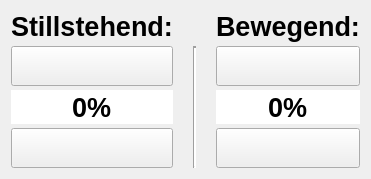
          <widget class="QWidget" name="Beep_tab">
           <property name="autoFillBackground">
            <bool>true</bool>
           </property>
           <property name="styleSheet">
            <string notr="true"/>
           </property>
           <attribute name="icon">
            <iconset resource="UI-Resources.qrc">
             <normaloff>:/Icons/Beep-icon-dark.png</normaloff>
             <activeon>:/Icons/Beep-icon-red.png</activeon>:/Icons/Beep-icon-dark.png</iconset>
           </attribute>
           <attribute name="title">
            <string>Piepsen</string>
           </attribute>
           <layout class="QVBoxLayout" name="verticalLayout_8">
            <item>
             <layout class="QGridLayout" name="Beep_Layout" rowstretch="0,0,0,0,0" columnstretch="0,0,0">
              <property name="sizeConstraint">
               <enum>QLayout::SetDefaultConstraint</enum>
              </property>
              <property name="horizontalSpacing">
               <number>20</number>
              </property>
              <property name="verticalSpacing">
               <number>4</number>
              </property>
              <item row="1" column="0">
               <widget class="QLabel" name="Stillstehend_Beep_Freq_Label">
                <property name="font">
                 <font>
                  <pointsize>20</pointsize>
                  <bold>true</bold>
                 </font>
                </property>
                <property name="focusPolicy">
                 <enum>Qt::NoFocus</enum>
                </property>
                <property name="accessibleName">
                 <string>Stillstehend Piepsen Überschrift</string>
                </property>
                <property name="text">
                 <string>Stillstehend:</string>
                </property>
               </widget>
              </item>
              <item row="2" column="0">
               <widget class="QPushButton" name="Stillstehend_Beep_Freq_erhoehen">
                <property name="sizePolicy">
                 <sizepolicy hsizetype="Minimum" vsizetype="MinimumExpanding">
                  <horstretch>0</horstretch>
                  <verstretch>0</verstretch>
                 </sizepolicy>
                </property>
                <property name="minimumSize">
                 <size>
                  <width>0</width>
                  <height>40</height>
                 </size>
                </property>
                <property name="maximumSize">
                 <size>
                  <width>16777215</width>
                  <height>60</height>
                 </size>
                </property>
                <property name="accessibleName">
                 <string>Stillstehende Piepsfrequenz um 5% erhöhen Taste</string>
                </property>
                <property name="text">
                 <string/>
                </property>
                <property name="icon">
                 <iconset resource="UI-Resources.qrc">
                  <normaloff>:/Icons/Chevron_Up_inverted.png</normaloff>:/Icons/Chevron_Up_inverted.png</iconset>
                </property>
               </widget>
              </item>
              <item row="3" column="0">
               <widget class="QSpinBox" name="Stillstehend_Beep_Freq">
                <property name="sizePolicy">
                 <sizepolicy hsizetype="Preferred" vsizetype="Preferred">
                  <horstretch>0</horstretch>
                  <verstretch>0</verstretch>
                 </sizepolicy>
                </property>
                <property name="font">
                 <font>
                  <pointsize>20</pointsize>
                  <bold>true</bold>
                 </font>
                </property>
                <property name="cursor">
                 <cursorShape>BlankCursor</cursorShape>
                </property>
                <property name="focusPolicy">
                 <enum>Qt::NoFocus</enum>
                </property>
                <property name="accessibleName">
                 <string>Stillstehende Piepsrequenz %</string>
                </property>
                <property name="wrapping">
                 <bool>false</bool>
                </property>
                <property name="frame">
                 <bool>false</bool>
                </property>
                <property name="alignment">
                 <set>Qt::AlignCenter</set>
                </property>
                <property name="readOnly">
                 <bool>false</bool>
                </property>
                <property name="buttonSymbols">
                 <enum>QAbstractSpinBox::NoButtons</enum>
                </property>
                <property name="keyboardTracking">
                 <bool>false</bool>
                </property>
                <property name="suffix">
                 <string>%</string>
                </property>
                <property name="maximum">
                 <number>100</number>
                </property>
                <property name="singleStep">
                 <number>5</number>
                </property>
               </widget>
              </item>
              <item row="4" column="0">
               <widget class="QPushButton" name="Stillstehend_Beep_Freq_verringern">
                <property name="sizePolicy">
                 <sizepolicy hsizetype="Minimum" vsizetype="MinimumExpanding">
                  <horstretch>0</horstretch>
                  <verstretch>0</verstretch>
                 </sizepolicy>
                </property>
                <property name="minimumSize">
                 <size>
                  <width>0</width>
                  <height>40</height>
                 </size>
                </property>
                <property name="maximumSize">
                 <size>
                  <width>16777215</width>
                  <height>60</height>
                 </size>
                </property>
                <property name="accessibleName">
                 <string>Stillstehende Piepsrequenz um 5% verringern Taste</string>
                </property>
                <property name="text">
                 <string/>
                </property>
                <property name="icon">
                 <iconset resource="UI-Resources.qrc">
                  <normaloff>:/Icons/Chevron_down_inverted.png</normaloff>:/Icons/Chevron_down_inverted.png</iconset>
                </property>
               </widget>
              </item>
              <item row="1" column="2">
               <widget class="QLabel" name="Bewegend_Beep_Freq_Label">
                <property name="font">
                 <font>
                  <pointsize>20</pointsize>
                  <bold>true</bold>
                 </font>
                </property>
                <property name="focusPolicy">
                 <enum>Qt::NoFocus</enum>
                </property>
                <property name="accessibleName">
                 <string>Bewegend Piepsen Überschrift</string>
                </property>
                <property name="autoFillBackground">
                 <bool>false</bool>
                </property>
                <property name="text">
                 <string>Bewegend:</string>
                </property>
               </widget>
              </item>
              <item row="2" column="2">
               <widget class="QPushButton" name="Bewegend_Beep_Freq_erhoehen">
                <property name="sizePolicy">
                 <sizepolicy hsizetype="Minimum" vsizetype="MinimumExpanding">
                  <horstretch>0</horstretch>
                  <verstretch>0</verstretch>
                 </sizepolicy>
                </property>
                <property name="minimumSize">
                 <size>
                  <width>0</width>
                  <height>40</height>
                 </size>
                </property>
                <property name="maximumSize">
                 <size>
                  <width>16777215</width>
                  <height>60</height>
                 </size>
                </property>
                <property name="accessibleName">
                 <string>Bewegende Piepsfrequenz um 5% erhöhen Taste</string>
                </property>
                <property name="text">
                 <string/>
                </property>
                <property name="icon">
                 <iconset resource="UI-Resources.qrc">
                  <normaloff>:/Icons/Chevron_Up_inverted.png</normaloff>:/Icons/Chevron_Up_inverted.png</iconset>
                </property>
               </widget>
              </item>
              <item row="3" column="2">
               <widget class="QSpinBox" name="Bewegend_Beep_Freq">
                <property name="sizePolicy">
                 <sizepolicy hsizetype="Minimum" vsizetype="Preferred">
                  <horstretch>0</horstretch>
                  <verstretch>0</verstretch>
                 </sizepolicy>
                </property>
                <property name="font">
                 <font>
                  <pointsize>20</pointsize>
                  <bold>true</bold>
                 </font>
                </property>
                <property name="cursor">
                 <cursorShape>BlankCursor</cursorShape>
                </property>
                <property name="mouseTracking">
                 <bool>false</bool>
                </property>
                <property name="focusPolicy">
                 <enum>Qt::NoFocus</enum>
                </property>
                <property name="accessibleName">
                 <string>Bewegende Piepsfrequenz %</string>
                </property>
                <property name="frame">
                 <bool>false</bool>
                </property>
                <property name="alignment">
                 <set>Qt::AlignCenter</set>
                </property>
                <property name="readOnly">
                 <bool>false</bool>
                </property>
                <property name="buttonSymbols">
                 <enum>QAbstractSpinBox::NoButtons</enum>
                </property>
                <property name="keyboardTracking">
                 <bool>false</bool>
                </property>
                <property name="suffix">
                 <string notr="true">%</string>
                </property>
                <property name="maximum">
                 <number>100</number>
                </property>
                <property name="singleStep">
                 <number>5</number>
                </property>
               </widget>
              </item>
              <item row="4" column="2">
               <widget class="QPushButton" name="Bewegend_Beep_Freq_verringern">
                <property name="sizePolicy">
                 <sizepolicy hsizetype="Minimum" vsizetype="MinimumExpanding">
                  <horstretch>0</horstretch>
                  <verstretch>0</verstretch>
                 </sizepolicy>
                </property>
                <property name="minimumSize">
                 <size>
                  <width>0</width>
                  <height>40</height>
                 </size>
                </property>
                <property name="maximumSize">
                 <size>
                  <width>16777215</width>
                  <height>60</height>
                 </size>
                </property>
                <property name="accessibleName">
                 <string>Bewegende Piepsfrequenz um 5% verringern Taste</string>
                </property>
                <property name="text">
                 <string/>
                </property>
                <property name="icon">
                 <iconset resource="UI-Resources.qrc">
                  <normaloff>:/Icons/Chevron_down_inverted.png</normaloff>:/Icons/Chevron_down_inverted.png</iconset>
                </property>
               </widget>
              </item>
              <item row="2" column="1" rowspan="3">
               <widget class="Line" name="line_2">
                <property name="lineWidth">
                 <number>2</number>
                </property>
                <property name="orientation">
                 <enum>Qt::Vertical</enum>
                </property>
               </widget>
              </item>
             </layout>
            </item>
           </layout>
          </widget>
